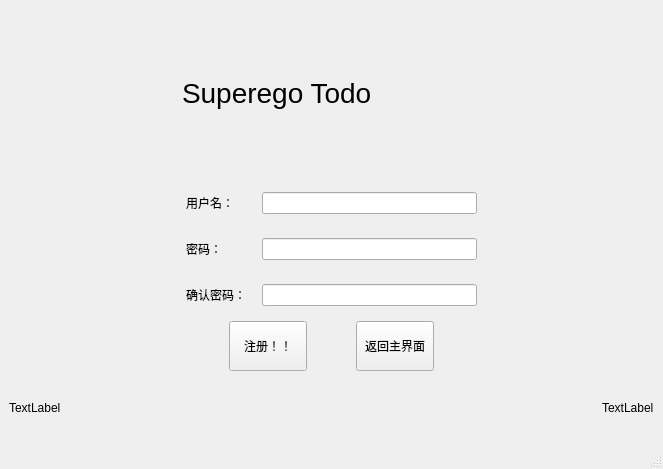
<?xml version="1.0" encoding="UTF-8"?>
<ui version="4.0">
 <class>RegisterDialog</class>
 <widget class="QMainWindow" name="RegisterDialog">
  <property name="geometry">
   <rect>
    <x>0</x>
    <y>0</y>
    <width>663</width>
    <height>469</height>
   </rect>
  </property>
  <property name="windowTitle">
   <string>MainWindow</string>
  </property>
  <widget class="QWidget" name="centralwidget">
   <layout class="QGridLayout" name="gridLayout_14">
    <item row="0" column="0">
     <layout class="QGridLayout" name="gridLayout_13">
      <item row="0" column="0" colspan="3">
       <layout class="QGridLayout" name="gridLayout_10">
        <item row="0" column="0" colspan="3">
         <layout class="QHBoxLayout" name="horizontalLayout_4">
          <item>
           <spacer name="helper_15">
            <property name="orientation">
             <enum>Qt::Horizontal</enum>
            </property>
            <property name="sizeHint" stdset="0">
             <size>
              <width>40</width>
              <height>20</height>
             </size>
            </property>
           </spacer>
          </item>
          <item>
           <widget class="QLabel" name="title_4">
            <property name="minimumSize">
             <size>
              <width>300</width>
              <height>168</height>
             </size>
            </property>
            <property name="font">
             <font>
              <pointsize>21</pointsize>
             </font>
            </property>
            <property name="text">
             <string>Superego Todo</string>
            </property>
           </widget>
          </item>
          <item>
           <spacer name="helper_16">
            <property name="orientation">
             <enum>Qt::Horizontal</enum>
            </property>
            <property name="sizeHint" stdset="0">
             <size>
              <width>40</width>
              <height>20</height>
             </size>
            </property>
           </spacer>
          </item>
         </layout>
        </item>
        <item row="1" column="0">
         <spacer name="horizontalSpacer_19">
          <property name="orientation">
           <enum>Qt::Horizontal</enum>
          </property>
          <property name="sizeHint" stdset="0">
           <size>
            <width>185</width>
            <height>20</height>
           </size>
          </property>
         </spacer>
        </item>
        <item row="1" column="1">
         <layout class="QGridLayout" name="gridLayout_11">
          <item row="0" column="0" colspan="5">
           <layout class="QGridLayout" name="gridLayout_12">
            <item row="0" column="0">
             <widget class="QLabel" name="label_16">
              <property name="minimumSize">
               <size>
                <width>0</width>
                <height>40</height>
               </size>
              </property>
              <property name="text">
               <string>用户名：</string>
              </property>
             </widget>
            </item>
            <item row="1" column="0">
             <widget class="QLabel" name="label_17">
              <property name="minimumSize">
               <size>
                <width>0</width>
                <height>40</height>
               </size>
              </property>
              <property name="text">
               <string>密码：</string>
              </property>
             </widget>
            </item>
            <item row="1" column="1">
             <widget class="QLineEdit" name="lineEdit_s_z_pa_4"/>
            </item>
            <item row="0" column="1">
             <widget class="QLineEdit" name="lineEdit_s_z_id_4"/>
            </item>
            <item row="2" column="0">
             <widget class="QLabel" name="label_18">
              <property name="minimumSize">
               <size>
                <width>70</width>
                <height>40</height>
               </size>
              </property>
              <property name="text">
               <string>确认密码：</string>
              </property>
             </widget>
            </item>
            <item row="2" column="1">
             <widget class="QLineEdit" name="lineEdit_s_z_apa_4"/>
            </item>
           </layout>
          </item>
          <item row="1" column="0">
           <spacer name="horizontalSpacer_20">
            <property name="orientation">
             <enum>Qt::Horizontal</enum>
            </property>
            <property name="sizeHint" stdset="0">
             <size>
              <width>40</width>
              <height>20</height>
             </size>
            </property>
           </spacer>
          </item>
          <item row="1" column="1">
           <widget class="QPushButton" name="register_s_4">
            <property name="minimumSize">
             <size>
              <width>75</width>
              <height>50</height>
             </size>
            </property>
            <property name="text">
             <string>注册！！</string>
            </property>
           </widget>
          </item>
          <item row="1" column="2">
           <spacer name="horizontalSpacer_21">
            <property name="orientation">
             <enum>Qt::Horizontal</enum>
            </property>
            <property name="sizeHint" stdset="0">
             <size>
              <width>40</width>
              <height>20</height>
             </size>
            </property>
           </spacer>
          </item>
          <item row="1" column="3">
           <widget class="QPushButton" name="back_to_4">
            <property name="minimumSize">
             <size>
              <width>75</width>
              <height>50</height>
             </size>
            </property>
            <property name="text">
             <string>返回主界面</string>
            </property>
           </widget>
          </item>
          <item row="1" column="4">
           <spacer name="horizontalSpacer_22">
            <property name="orientation">
             <enum>Qt::Horizontal</enum>
            </property>
            <property name="sizeHint" stdset="0">
             <size>
              <width>40</width>
              <height>20</height>
             </size>
            </property>
           </spacer>
          </item>
         </layout>
        </item>
        <item row="1" column="2">
         <spacer name="horizontalSpacer_23">
          <property name="orientation">
           <enum>Qt::Horizontal</enum>
          </property>
          <property name="sizeHint" stdset="0">
           <size>
            <width>185</width>
            <height>20</height>
           </size>
          </property>
         </spacer>
        </item>
       </layout>
      </item>
      <item row="1" column="0">
       <widget class="QLabel" name="timeline_4">
        <property name="text">
         <string>TextLabel</string>
        </property>
       </widget>
      </item>
      <item row="1" column="1">
       <spacer name="horizontalSpacer_24">
        <property name="orientation">
         <enum>Qt::Horizontal</enum>
        </property>
        <property name="sizeHint" stdset="0">
         <size>
          <width>40</width>
          <height>20</height>
         </size>
        </property>
       </spacer>
      </item>
      <item row="1" column="2">
       <widget class="QLabel" name="idenline_4">
        <property name="minimumSize">
         <size>
          <width>0</width>
          <height>0</height>
         </size>
        </property>
        <property name="text">
         <string>TextLabel</string>
        </property>
       </widget>
      </item>
     </layout>
    </item>
   </layout>
  </widget>
  <widget class="QMenuBar" name="menubar">
   <property name="geometry">
    <rect>
     <x>0</x>
     <y>0</y>
     <width>663</width>
     <height>23</height>
    </rect>
   </property>
  </widget>
  <widget class="QStatusBar" name="statusbar"/>
 </widget>
 <resources/>
 <connections/>
</ui>
